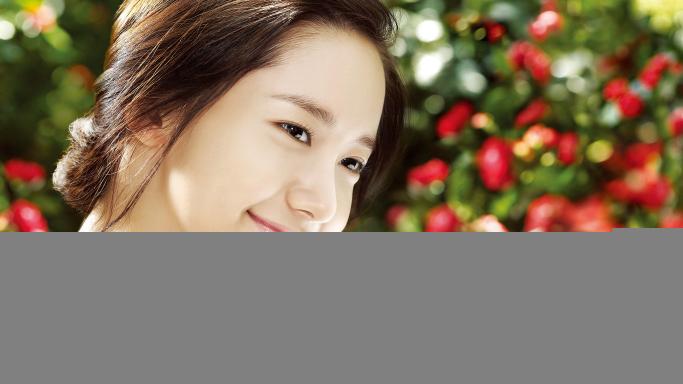
#> input picture Task01 插值算法和OpenCV框架/imag1.jpeg, 1366 x 768 px (shown at 1/2 size)
$ jupyter execute 'Datawhale 计算机视觉基础-图像处理（上）-Task01 OpenCV框架与图像插值算法.ipynb'
#> lines starting #> are read from the running program, lines starting #| are printed output that depends on the picture
# 计算机视觉基础之opencv框架和插值法

## 1.图像处理常用操作
- 平移变换
- 旋转变换
- 放缩变换
这些几何变换并不改变图象的象素值，只是在图象平面上进行象素的重新排列。

## 2.常见的基础概念
- 灰度值：灰度是表明图像明暗的数值，即黑白图像中点的颜色深度，范围一般从0到255，白色为255 ，黑色为0，故黑白图片也称灰度图像。灰度值指的是单个像素点的亮度。灰度值越大表示越亮。

- 像素点：像素点是最小的图像单元，一张图片由好多的像素点组成

- RGB:因为一个像素点的颜色是由RGB三个值来表现的，所以像素点矩阵对应三个颜色向量矩阵，分别是R矩阵(500 *338大小)，G矩阵(500 *338大小)，B矩阵(500 *338大小)。如果每个矩阵的第一行第一列的值分别为：R：240，G：223，B：204，所以这个像素点的颜色就是（240,223,204）

## 3.插值法
- 插值法用于解决上述图像处理的常用操作中，因为输入图像的灰度值仅在整数位置有定义，但输出图像的灰度值一般由处在非整数坐标上的(u,v)值决定。

- 常见的插值法：最近邻插值、双线性插值和三次样条插值

### 最近邻插值算法
#### 原理介绍
假设
- 源图像A的尺寸$m\times n$
- 经过最近邻插值处理后图像B的尺寸为$a \times b$

缩放倍数
$$K=\frac{a}{m}=\frac{b}{n}$$
取B图像中一点$(x_0,y_0)$，得到对应在A图像中的理论计算位置为
$$(\frac{x_0 \times m}{a},\frac{y_0 \times n}{b})$$
由于图像A中存在的位置理论数值都为整数，但理论计算位置可能为小数，则代表B图像在A图像中无实际对应点，此时对其**四舍五入**，即是把A图像中距离该理论点最近的一个的点当作它，即为**最近邻插值**。该方法对应于OpenCV坐标中则是寻找距离最近的点。
#### 缺点
用该方法作放大处理时，在图象中可能出现明显的块状效应
#### 代码

[cell 1]
import numpy as np
import math
# [31 lines left out: function nearest_neighbor, not called in this run]

### 双线性插值算法原理介绍
#### 原理介绍
与最近领插值法类似，首先同样的步骤根据放大倍数与缩放前后的图像尺寸找到B图像中对应A图像的坐标，找到最近的4个点，根据双线性插值法的表达式计算该点，即完成双线性插值。

线性插值：
$$ y=y_{0}+\left(x-x_{0}\right) \frac{y_{1}-y_{0}}{x_{1}-x_{0}}=y_{0}+\frac{\left(x-x_{0}\right) y_{1}-\left(x-x_{0}\right) y_{0}}{x_{1}-x_{0}} $$

双线性插值就是线性插值在二维时的推广,在两个方向上做三次线性插值，具体操作如下图所示：

令$f(x，y)$为两个变量的函数，其在单位正方形顶点的值已知。假设我们希望通过插值得到正方形内任意点的函数值。则可由双线性方程: $$ f(x, y)=a x+b y+c x y+d $$
来定义的一个双曲抛物面与四个已知点拟合。
首先对上端的两个顶点进行线性插值得：

$$ f(x, 0)=f(0,0)+x[f(1,0)-f(0,0)] $$

类似地，再对底端的两个顶点进行线性插值有： $$ f(x, 1)=f(0,1)+x[f(1,1)-f(0,1)] $$

最后，做垂直方向的线性插值，以确定：

$$ f(x, y)=f(x, 0)+y[f(x, 1)-f(x, 0)] $$

整理得：

$$ \begin{array}{l} f(x, y)=[f(1,0)-f(0,0)] x+[f(0,1)-f(0,0)] y \ +[f(1,1)+f(0,0)-f(0,1)-f(1,0)] x y+f(0,0) \end{array} $$
#### 与最近邻插值法比较
相对于最近邻插值简单的四舍五入，双线性插值的处理更为科学，优化了边缘保护
#### 代码

[cell 2]
import numpy as np
import math

# [53 lines left out: function double_linear, not called in this run]

## 4.基于OpenCV的实现
#### cv2函数原型
‘cv2.resize(src, dsize[, dst[, fx[, fy[, interpolation]]]])’
#### 参数：
| 参数        | 描述          |
| ------------- |:-------------:|
| src     | 【必需】原图像 |
| dsize      | 【必需】输出图像所需大小|
| fx | 【可选】沿水平轴的比例因子|
|fy  | 【可选】沿垂直轴的比例因子|
|interpolation|【可选】插值方式|

#### 插值方式：
|        |         |
| ------------- |:-------------:|
|cv.INTER_NEAREST    | 最近邻插值 |
|cv.INTER_LINEAR     | 双线性插值|
|cv.INTER_CUBIC| 基于4x4像素邻域的3次插值法|
|cv.INTER_AREA | 基于局部像素的重采样|

注：通常，缩小使用cv.INTER_AREA，放缩使用cv.INTER_CUBIC(较慢)和cv.INTER_LINEAR(较快效果也不错)。默认情况下，所有的放缩都使用cv.INTER_LINEAR。

[cell 3]
import cv2

if __name__ == "__main__":
    img = cv2.imread('imag1.jpeg', cv2.IMREAD_UNCHANGED)
#> img is the input picture: shape (768, 1366, 3); mean B, G, R 96.3, 115.1, 130.7

    print('Original Dimensions : ',img.shape)
#| Original Dimensions :  (768, 1366, 3)

    scale_percent = 30       # percent of original size
    width = int(img.shape[1] * scale_percent / 100)#读取缩放后的列
#> width = 409
    height = int(img.shape[0] * scale_percent / 100)#读取缩放后的行
#> height = 230
    dim = (width, height)
#> dim = (409, 230)
    # resize image
    resized = cv2.resize(img, dim, interpolation = cv2.INTER_LINEAR)#使用双线性插值法
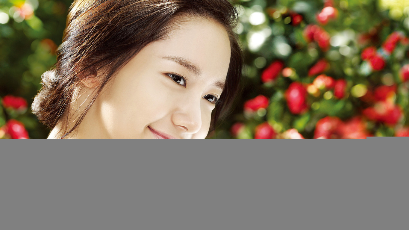
#> resized: shape (230, 409, 3); mean B, G, R 96.2, 115, 130.6

    fx = 1.5
    fy = 1.5

    resized1 = cv2.resize(resized, dsize=None, fx=fx, fy=fy, interpolation = cv2.INTER_NEAREST)#最近邻插值法
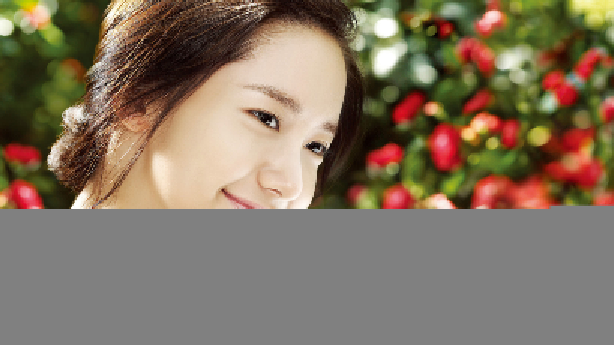
#> resized1: shape (345, 614, 3); mean B, G, R 96.1, 115, 130.6

    resized2 = cv2.resize(resized, dsize=None, fx=fx, fy=fy, interpolation = cv2.INTER_LINEAR)#双线性插值法
    print('Resized Dimensions : ',resized.shape)
#| Resized Dimensions :  (230, 409, 3)

    cv2.imshow("Resized image", resized)
    cv2.imshow("INTER_NEAREST image", resized1)
    cv2.imshow("INTER_LINEAR image", resized2)
    cv2.waitKey(0)
    cv2.destroyAllWindows()
